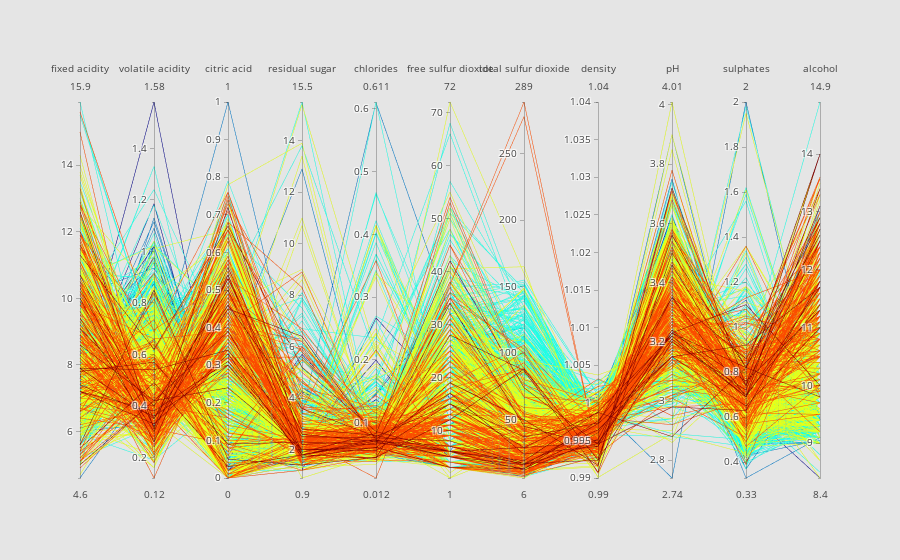

Notebook source saved alongside this figure:
### Code cell
import plotly.plotly as py
import plotly.graph_objs as go

import pandas as pd 
plotly.offline.init_notebook_mode(connected=True)
df = wine_data

data = [
    go.Parcoords(
        line = dict(color = df['quality'],
                    colorscale = 'Jet'),
        dimensions = list([
            dict(range = [4.6,15.9],
 #               constraintrange = [4,8],
                label = 'fixed acidity', values = df['fixed acidity']),
            dict(range = [0.12,1.58],
                label = 'volatile acidity', values = df['volatile acidity']),
            dict(range = [0,1],
                label = 'citric acid', values = df['citric acid']),
            dict(range = [0.9,15.5],
                label = 'residual sugar', values = df['residual sugar']),
            dict(range = [0.012,.611],
                label = 'chlorides', values = df['chlorides']),
            dict(range = [1,72],
                label = 'free sulfur dioxide', values = df['free sulfur dioxide']),
            dict(range = [6,289],
                label = 'total sulfur dioxide', values = df['total sulfur dioxide']),
            dict(range = [0.99,1.04],
                label = 'density', values = df['density']),
            dict(range = [2.74,4.01],
                label = 'pH', values = df['pH']),
            dict(range = [0.33,2],
                label = 'sulphates', values = df['sulphates']),
            dict(range = [8.4,14.9],
                label = 'alcohol', values = df['alcohol'])
        ])
    )
]

layout = go.Layout(
    plot_bgcolor = '#E5E5E5',
    paper_bgcolor = '#E5E5E5'
)

fig = go.Figure(data = data, layout = layout)
plotly.offline.iplot(fig, filename = 'parcoords-basic')

### Figure 1 — Plotly figure (JSON) as saved in the notebook; plotly's stock layout.template omitted (floating-point values rounded to 4 significant figures; data arrays with more than 128 entries replaced by an {"elided": "..."} marker saying what was removed)
{"data": [{"dimensions": [{"label": "fixed acidity", "range": [4.6, 15.9], "values": {"elided": "1599 float values"}}, {"label": "volatile acidity", "range": [0.12, 1.58], "values": {"elided": "1599 float values"}}, {"label": "citric acid", "range": [0, 1], "values": {"elided": "1599 float values"}}, {"label": "residual sugar", "range": [0.9, 15.5], "values": {"elided": "1599 float values"}}, {"label": "chlorides", "range": [0.012, 0.611], "values": {"elided": "1599 float values"}}, {"label": "free sulfur dioxide", "range": [1, 72], "values": {"elided": "1599 float values"}}, {"label": "total sulfur dioxide", "range": [6, 289], "values": {"elided": "1599 float values"}}, {"label": "density", "range": [0.99, 1.04], "values": {"elided": "1599 float values"}}, {"label": "pH", "range": [2.74, 4.01], "values": {"elided": "1599 float values"}}, {"label": "sulphates", "range": [0.33, 2], "values": {"elided": "1599 float values"}}, {"label": "alcohol", "range": [8.4, 14.9], "values": {"elided": "1599 float values"}}], "line": {"color": {"elided": "1599 int values"}, "colorscale": "Jet"}, "type": "parcoords", "uid": "eecb3be8-8458-401b-84f1-8bb7d1839356"}], "layout": {"paper_bgcolor": "#E5E5E5", "plot_bgcolor": "#E5E5E5"}}
